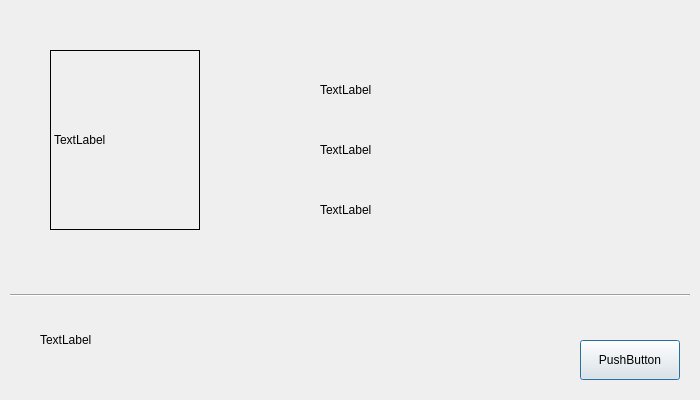
<?xml version="1.0" encoding="UTF-8"?>
<ui version="4.0">
 <class>Authentication</class>
 <widget class="QDialog" name="Authentication">
  <property name="geometry">
   <rect>
    <x>0</x>
    <y>0</y>
    <width>700</width>
    <height>400</height>
   </rect>
  </property>
  <property name="windowTitle">
   <string>Dialog</string>
  </property>
  <widget class="QPushButton" name="close">
   <property name="geometry">
    <rect>
     <x>580</x>
     <y>340</y>
     <width>100</width>
     <height>40</height>
    </rect>
   </property>
   <property name="text">
    <string>PushButton</string>
   </property>
  </widget>
  <widget class="QLabel" name="standardImage">
   <property name="geometry">
    <rect>
     <x>50</x>
     <y>50</y>
     <width>150</width>
     <height>180</height>
    </rect>
   </property>
   <property name="frameShape">
    <enum>QFrame::Box</enum>
   </property>
   <property name="text">
    <string>TextLabel</string>
   </property>
  </widget>
  <widget class="QWidget" name="infoBox" native="true">
   <property name="geometry">
    <rect>
     <x>300</x>
     <y>50</y>
     <width>300</width>
     <height>200</height>
    </rect>
   </property>
   <widget class="QLabel" name="name">
    <property name="geometry">
     <rect>
      <x>20</x>
      <y>20</y>
      <width>260</width>
      <height>40</height>
     </rect>
    </property>
    <property name="text">
     <string>TextLabel</string>
    </property>
   </widget>
   <widget class="QLabel" name="department">
    <property name="geometry">
     <rect>
      <x>20</x>
      <y>80</y>
      <width>260</width>
      <height>40</height>
     </rect>
    </property>
    <property name="text">
     <string>TextLabel</string>
    </property>
   </widget>
   <widget class="QLabel" name="position">
    <property name="geometry">
     <rect>
      <x>20</x>
      <y>140</y>
      <width>260</width>
      <height>40</height>
     </rect>
    </property>
    <property name="text">
     <string>TextLabel</string>
    </property>
   </widget>
  </widget>
  <widget class="Line" name="line">
   <property name="geometry">
    <rect>
     <x>10</x>
     <y>290</y>
     <width>680</width>
     <height>10</height>
    </rect>
   </property>
   <property name="frameShadow">
    <enum>QFrame::Sunken</enum>
   </property>
   <property name="lineWidth">
    <number>1</number>
   </property>
   <property name="midLineWidth">
    <number>0</number>
   </property>
   <property name="orientation">
    <enum>Qt::Horizontal</enum>
   </property>
  </widget>
  <widget class="QLabel" name="result">
   <property name="geometry">
    <rect>
     <x>40</x>
     <y>320</y>
     <width>300</width>
     <height>40</height>
    </rect>
   </property>
   <property name="text">
    <string>TextLabel</string>
   </property>
  </widget>
 </widget>
 <resources/>
 <connections/>
</ui>
